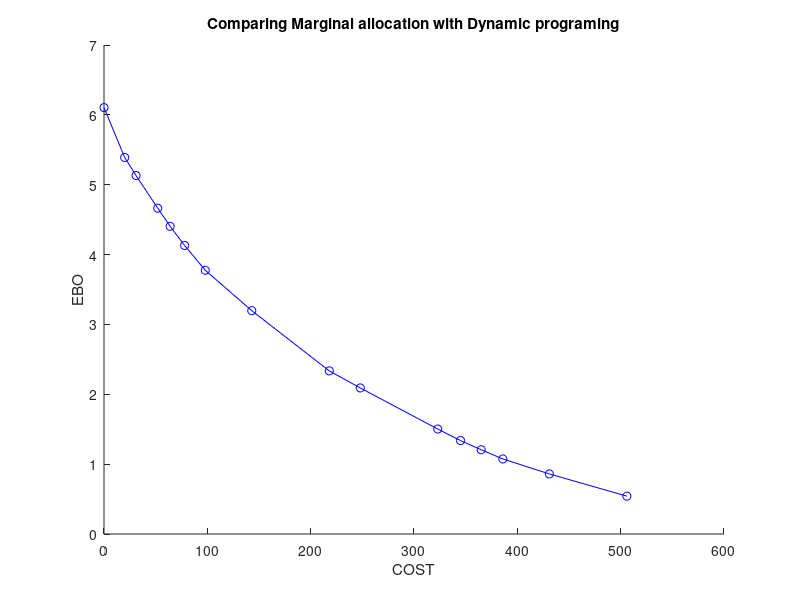

Recreate this plot in MATLAB. (Note: this script raises an error after producing the figure.)
%% Laboration 2 Sf2863

%Given constants from assignment
T = [6 8 14 25 12 18 33 8 12];
Lambda = [50 40 45 50 25 48 60 35 15]*1/1000;
c = [12 14 21 20 11 45 75 30 22];
S = [0 0 0 0 0 0 0 0 0];
K=0;

%Start EBO = lambda*T' = 6,1
EBO = [Lambda*T'];

%the cost is equal to the sparepart * cost of the spareparts
Kostnad = [c*S']; 

%runs a while loop until cost exceeds the budget
R_values = linspace(1,9,9);
while Kostnad < 500
    R = [];
    for i = R_values
        R = [R 1 - poisscdf(S(R_values(i)), T(R_values(i))*Lambda(R_values(i)))];
        size(R);
    end
    Comparison = R./c;
    Largest_value_in_column_index = find(Comparison == max(Comparison));
    S(Largest_value_in_column_index) = S(Largest_value_in_column_index) +1;
    S_value = S(Largest_value_in_column_index);
    
    %to obtain a better picture we added the last effecient point after 500
        if c*S' > 506
            break
        else
             Kostnad(end+1) = c*S'; 
             EBO(end+1) = EBO(end) - (1 - poisscdf(S_value-1, ...
                 T(Largest_value_in_column_index)*Lambda(Largest_value_in_column_index)));
        end

 
end

hold on
 plot(Kostnad,EBO,'b-o')
 xlabel('COST')
 ylabel('EBO')
 title('Comparing Marginal allocation with Dynamic programing')

%Here starts the code on dynamic programing

%Given parameters
Lambda = [50 40 45 50 25 48 60 35 15]/1000; %Arrival rates of malfunctioning LRU's
T = [6 8 14 25 12 18 33 8 12];              %Repair time for malfunctioning LRU
C = [12 14 21 20 11 45 75 30 22];           %Purchase cost per LRU

%Creating vectors that will be used
new_values = [];     %Vector that will contain the optimal values
X_n = [];   %Vector that will contain when all decisions are made

current_LRU = 9; %the ninth stage
number_of_spareparts = 0; %amount of spareparts of type n

%Creating the values for the last LRU', when n = 9. 
max_budget = 500;
b = 0;

%the trivial case, running a while loop from 0 to 500. 
while b <= max_budget 
     budget = b; 
     if budget/C(current_LRU) == 0
         number_of_spareparts = 0;
         new_values = [new_values; EBO_function(number_of_spareparts, current_LRU)];
         X_n = [X_n; number_of_spareparts];
     else
         number_of_spareparts = fix(budget/C(current_LRU));
         new_values = [new_values; EBO_function(number_of_spareparts, current_LRU)];
         X_n = [X_n; number_of_spareparts]; %The decision vector
     end
     b = b + 1;
     
end
size(b);

optimal_value_vector = [new_values]; %The optimal value vector will be a 501x9 matrix containing all the information

%For when n = 8, 7, 6, 5, 4, 3, 2, 1, working recursively 
current_LRU = 8;
budget = 0;
number_of_spareparts = 0;
x = []; %The decisions
new_values = [];
generated_values = [];

%to run the different stages(LRU's) recursively we created a while loop
budget_values = linspace(0, max_budget, 501);
%start to check if we runned through all of the LRU's 
while current_LRU > 0
    for b = budget_values
        budget = budget_values(b+1);
        %stop condition if we exceeded budget
        while budget >= number_of_spareparts*C(current_LRU)
            generated_values = [generated_values EBO_function(number_of_spareparts, current_LRU) + optimal_value_vector(budget-number_of_spareparts*C(current_LRU)+1, 1)];
            number_of_spareparts = number_of_spareparts + 1;
        end
        to_insert = min(generated_values);
        new_values = [new_values; to_insert];
        new_decision = find(generated_values == min(generated_values)) - 1;
        if length(new_decision) > 1
            new_decision = new_decision(1);
        end
        x = [x; new_decision];
        number_of_spareparts = 0;
        generated_values = [];
    end
    optimal_value_vector = [new_values optimal_value_vector];
    X_n = [x X_n];
    new_values = [];
    x = [];
    X_n;
    current_LRU = current_LRU - 1;
    
end


%the budget below was given by assignment
assignment_budget = [0 100 150 350 500]';
budget = 500;
cost = 0;
total_costs = [];
strategies = [];
optimal_path = [];

EBO = [];
current_index = 1;
%need to run this 5 times for the values of 0 100 150 350 500
while current_index <= length(assignment_budget)
    %setting budget to the budget we got from the question
    budget = assignment_budget(current_index);
    EBO = [EBO; optimal_value_vector(budget+1,1)];
    for b = 1:9
        current_LRU = b;
        allocation = X_n(budget+1,current_LRU);
        cost = cost + allocation*C(current_LRU);
        strategies = [strategies allocation];
        budget = budget-allocation*C(current_LRU);
    end
    current_index = current_index + 1;
optimal_path = [optimal_path; strategies];
total_costs = [total_costs; cost];
strategies = [];
cost = 0;

end

%to be able to se the table, take away the percentage sign "%"
table(optimal_path(:,1), optimal_path(:,2), optimal_path(:,3), optimal_path(:,4), optimal_path(:,5), optimal_path(:,6), optimal_path(:,7), optimal_path(:,8), optimal_path(:,9), total_costs, EBO, assignment_budget)
hold on
plot(total_costs,EBO, 'Color', 'red')
plot(total_costs,EBO,'*', 'LineWidth', 4,  'Color', 'Red')
legend({'y = Marginal Allocation','y = Dynamic Programming'},'Location','southwest')
hold off










